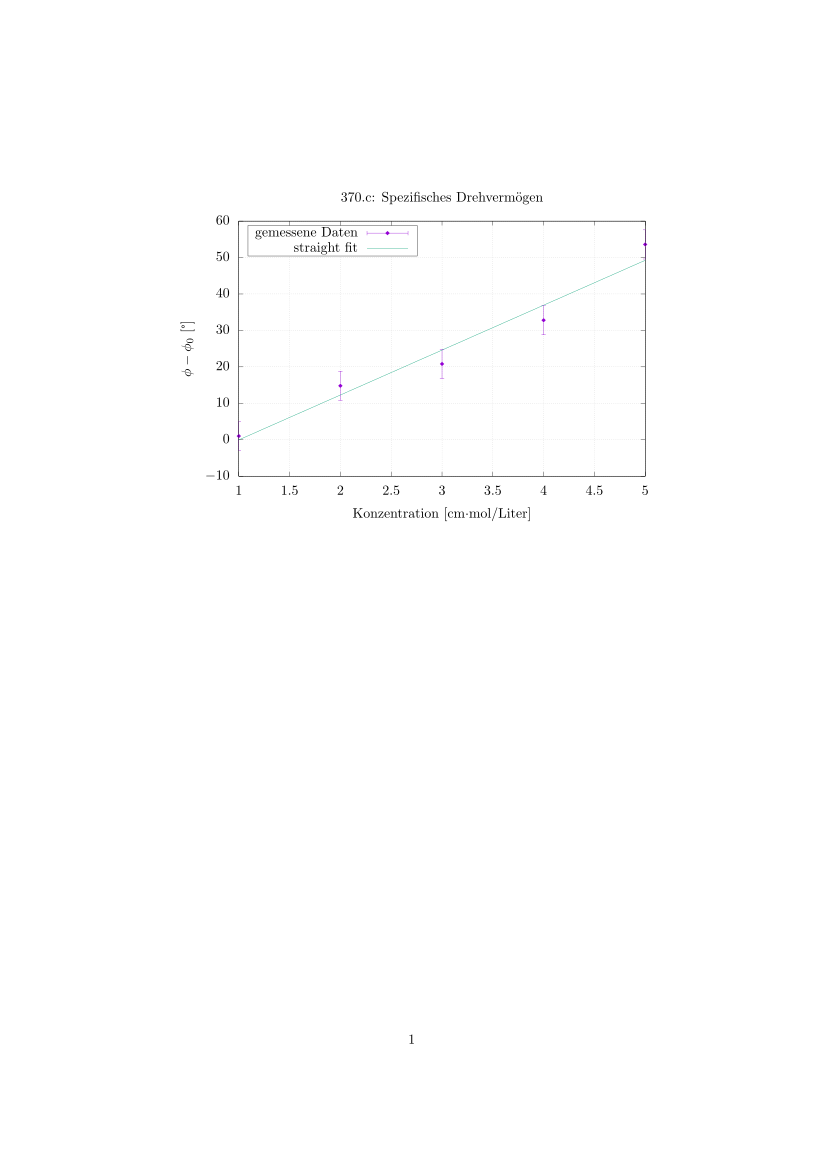

This chart was generated by the following gnuplot code:
set terminal epslatex color
set output "output_c.tex"
set title '370.c: Spezifisches Drehvermögen'
set xlabel 'Konzentration [cm$\cdot$mol/Liter]'
set ylabel '$\phi - \phi_0$ [°]'
set grid
set key box top left width -3
f(x) = m*x+n
fit f(x) 'c.dat' u 1:2 via m,n
plot 'c.dat' u 1:2:3 with yerrorbars title 'gemessene Daten' pt 13 pointsize 1,\
        f(x) title 'straight fit'

# pt 0 pixel
# pt 1 plus
# pt 13 dot
# lw linewidth
# ps pointsize
# yerrorbars uses last column
